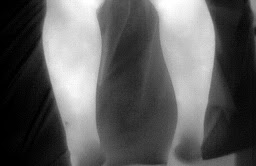
#> input picture PCD/UAS/src/exam.jpg, 256 x 166 px
$ python thermal.py
#> lines starting #> are read from the running program, lines starting #| are printed output that depends on the picture; after the words box and inside, x2 and y2 are one past the last pixel; in counts of white or black regions, pixels touching at a corner belong together
import cv2
import numpy as np
import matplotlib.pyplot as plt

image = cv2.imread('./src/exam.jpg')
#> image is the input picture: shape (166, 256, 3); min 0, max 255, mean 93
if image is None:
    raise FileNotFoundError('Gambar tidak ditemukan.')

if len(image.shape) == 3:
    gray = cv2.cvtColor(image, cv2.COLOR_BGR2GRAY)
else:
    gray = image

threshold_value = 180
_, hot_area = cv2.threshold(gray, threshold_value, 255, cv2.THRESH_BINARY)
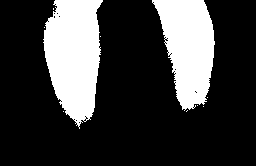
#> hot_area: shape (166, 256); 23.7% white; 10 white regions (8 under 20 px), largest, box (x1, y1, x2, y2) and area: (43, 0, 103, 129) 5498, (152, 0, 215, 111) 4545

thermal_colormap = cv2.applyColorMap(gray, cv2.COLORMAP_JET)
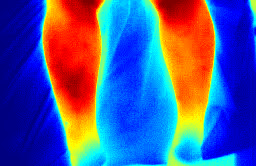
#> thermal_colormap: shape (166, 256, 3); mean B, G, R 152, 87.4, 77.1

def pixel_to_temp(pixel_value, t_min=20, t_max=40):
    return t_min + (t_max - t_min) * (pixel_value / 255)

hot_pixels = gray[hot_area == 255]
#> hot_pixels = 10053 values, max 255 at index 29, min 181 at index 100, mean 211.8
if hot_pixels.size > 0:
    avg_pixel = np.mean(hot_pixels)
#> avg_pixel = 211.8
    est_temp = pixel_to_temp(avg_pixel)
#> est_temp = 36.62
    temp_text = f"Suhu Area Panas: {est_temp:.1f}°C"
#> temp_text = 'Suhu Area Panas: 36.6°C'
else:
    temp_text = "Suhu Area Panas: -"

plt.figure(figsize=(15,5))
plt.subplot(1,3,1)
plt.title('Gambar Thermal Asli')
plt.axis('off')
plt.imshow(cv2.cvtColor(image, cv2.COLOR_BGR2RGB))
plt.subplot(1,3,2)
plt.title('Segmentasi Area Panas')
plt.axis('off')
plt.imshow(hot_area, cmap='gray')
plt.subplot(1,3,3)
plt.title('Efek Thermal (Colormap)')
plt.axis('off')
plt.imshow(cv2.cvtColor(thermal_colormap, cv2.COLOR_BGR2RGB))

plt.text(10, 30, temp_text, color='white', fontsize=14, bbox=dict(facecolor='black', alpha=0.7))
plt.tight_layout()
plt.show()
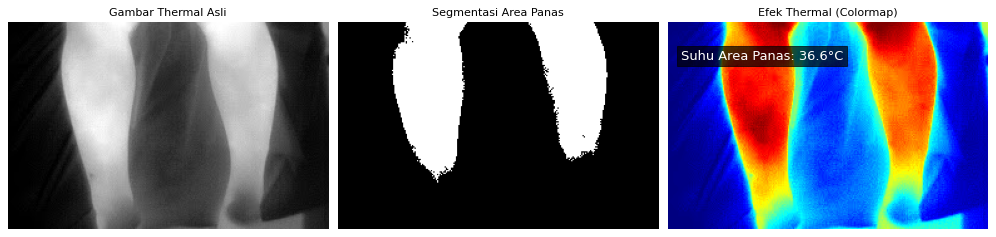
#> figure drawn by matplotlib, 3 panels
